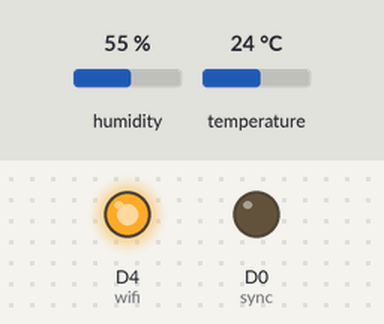
Bench run of a sketch on a simulated ESP8266 (NodeMCU). Parts: output pins drawn as LEDs (lit = HIGH). The inputs (shaded band) are chosen by the test bench; at power-on: humidity 55 %, temperature 24 °C. WiFi joins after 1.5 s; servers stay silent unless stated; uploads are accepted with an empty reply; what the sketch prints to the serial monitor is not drawn.

Above: at 0.1 s.
At 1.6 s:
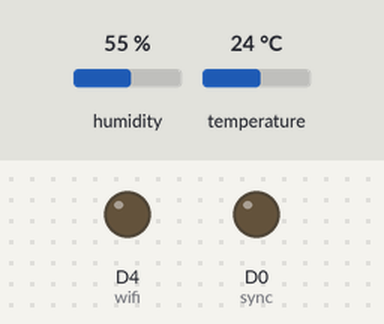
Timing chart, 0 to 3.1 s (numbered marks = the images above):
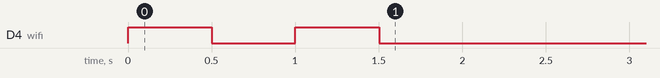

The sketch:

dht11_custom.ino
```cpp
#include<DHT.h>
#include<ESP8266WiFi.h>

#define DHTTYPE DHT11
#define DHTPIN D5

DHT dht(DHTPIN, DHTTYPE);

const char* wname = "OPPO_F9";
const char* password = "12345678";
const char* host = "118.185.43.122";
String url = "http://118.185.43.122/0537cs161044/dht11/submit.php";

int wifi = D4;
int sync = D0;

void setup() {
  Serial.begin(9600);
  pinMode(wifi,OUTPUT);
  pinMode(sync,OUTPUT);
  WiFi.begin(wname, password);
  while (WiFi.status() != WL_CONNECTED) {
    digitalWrite(wifi, HIGH);
    delay(500);

    digitalWrite(wifi, LOW);
    delay(500);
  }
  digitalWrite(wifi, LOW);
  dht.begin();
  delay(2000);
}

void loop() {
  String temp = url;
  float t = dht.readTemperature();
  float t1 = dht.readTemperature(true);
  float h = dht.readHumidity();
  delay(1000);

    WiFiClient client;
    const int port = 80;
    if (!client.connect(host, port)) {
    Serial.println("Connection Failed");
    digitalWrite(sync, HIGH);
    return;
  }
  temp += "?Temp_C=";
  temp += (String)t;
  temp += "&Temp_F=";
  temp += (String)t1;
  temp += "&Humidity=";
  temp += (String)h;

  Serial.println(temp);
  client.print(String ("GET ") + temp + " HTTP/1.1\r\n" +  "Host: " + host + "\r\n" +  "Connection: close\r\n\r\n");

  unsigned long timeout = millis();
  while( client.available() == 0 ){

      if (millis() - timeout > 5000){
          Serial.println("Connection Timeout");
          client.stop();
          return;
      }

      if (client.available()){

          String data = client.readStringUntil('\r');
          Serial.print(data);
          for(int i = 1 ; i<10 ; i++){
            digitalWrite(sync, LOW);
            delay(100);

            digitalWrite(sync, HIGH);
            delay(100);
          }
      }

            digitalWrite(sync, LOW);
            delay(4000);
  }
}
```
